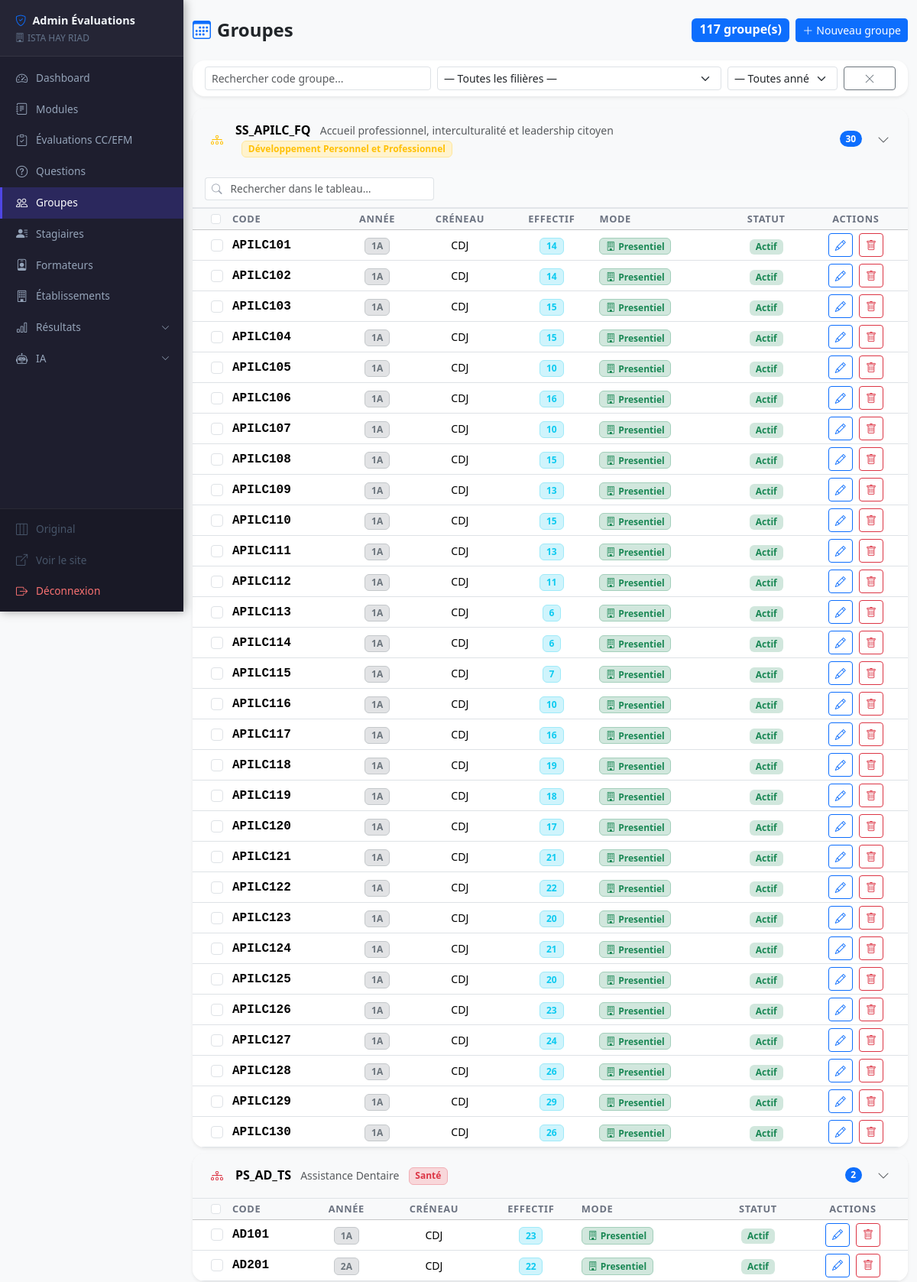
/admin/groupes_emploi.php (signed in, upper part), run on the app's committed database.
### tables this page shows
CREATE TABLE `groupes_emploi` (
  `id` int NOT NULL AUTO_INCREMENT,
  `filiere_id` int NOT NULL,
  `code` varchar(50) NOT NULL,
  `annee` varchar(30) NOT NULL,
  `creneau` varchar(10) DEFAULT NULL,
  `annee_formation` tinyint(1) DEFAULT NULL,
  `fusion_groupes` varchar(200) DEFAULT NULL,
  `code_fusion` varchar(50) DEFAULT NULL,
  `effectif` int NOT NULL DEFAULT '0',
  `mode_formation` enum('presentiel','distanciel','hybride') NOT NULL DEFAULT 'presentiel',
  `actif` tinyint(1) NOT NULL DEFAULT '1',
  `created_at` timestamp NULL DEFAULT CURRENT_TIMESTAMP,
  PRIMARY KEY (`id`),
  UNIQUE KEY `code` (`code`),
  KEY `fk_ge_filiere` (`filiere_id`),
  CONSTRAINT `fk_ge_filiere` FOREIGN KEY (`filiere_id`) REFERENCES `ref_filieres` (`id`)
);

### includes/functions.php (called while the page is built, shortened)
<?php
function sanitize(string $str): string {
    return htmlspecialchars(trim($str), ENT_QUOTES, 'UTF-8');
}

### admin/groupes_emploi.php (the view, shortened to what this page needs)
<?php
require_once __DIR__ . '/../includes/functions.php';
$pdo     = getDB();
$groupesRaw = $pdo->query("
    SELECT ge.*, rf.code AS filiere_code, rf.nom AS filiere_nom, rf.secteur AS filiere_secteur
    FROM groupes_emploi ge
    LEFT JOIN ref_filieres rf ON rf.id = ge.filiere_id
    ORDER BY rf.nom, ge.annee_formation, ge.code
")->fetchAll();
$grouped = [];
foreach ($groupesRaw as $g) {
    $key = $g['filiere_id'] ?? 0;
    if (!isset($grouped[$key])) {
        $grouped[$key] = [
            'filiere_id'      => $g['filiere_id'],
            'filiere_code'    => $g['filiere_code'] ?? '—',
            'filiere_nom'     => $g['filiere_nom']  ?? 'Sans filière',
            'filiere_secteur' => $g['filiere_secteur'] ?? '',
            'groupes'         => [],
        ];
    }
    $grouped[$key]['groupes'][] = $g;
}
$totalGroupes = count($groupesRaw);
?>
<!DOCTYPE html>
<html lang="fr">
<head>
    <link href="https://cdn.jsdelivr.net/npm/bootstrap@5.3.2/dist/css/bootstrap.min.css" rel="stylesheet">
    <link href="https://cdn.jsdelivr.net/npm/bootstrap-icons@1.11.3/font/bootstrap-icons.min.css" rel="stylesheet">
    <link href="../assets/css/style.css" rel="stylesheet">
</head>
<body class="bg-light">
<?php include __DIR__ . '/partials/navbar.php'; ?>
<div class="container-fluid py-4" style="max-width:1400px">
    <div class="d-flex align-items-center justify-content-between mb-4">
        <h2 class="h4 fw-bold mb-0">
            <i class="bi bi-calendar3 me-2 text-primary"></i>Groupes
        </h2>
        <div class="d-flex gap-2">
            <span class="badge bg-primary fs-6" id="grpCounter"><?= $totalGroupes ?> groupe(s)</span>
            <button class="btn btn-primary btn-sm" data-bs-toggle="modal" data-bs-target="#modalAjouter">
                <i class="bi bi-plus-lg me-1"></i>Nouveau groupe
            </button>
        </div>
    </div>
    <div class="card border-0 shadow-sm rounded-4 mb-3">
        <div class="card-body py-2 px-3">
            <div class="row g-2 align-items-center">
                <div class="col-md-4">
                    <input type="text" id="searchCode" class="form-control form-control-sm" placeholder="Rechercher code groupe...">
                </div>
                <div class="col-md-5">
                    <select id="filterFiliere" class="form-select form-select-sm">
                        <option value="">— Toutes les filières —</option>
                    </select>
                </div>
                <div class="col-md-2">
                    <select id="filterAnnee" class="form-select form-select-sm">
                        <option value="">— Toutes années —</option>
                    </select>
                </div>
                <div class="col-md-1 d-flex align-items-end">
                    <button type="button" class="btn btn-outline-secondary btn-sm w-100" onclick="resetFilters()" title="Réinitialiser les filtres">
                        <i class="bi bi-x-lg"></i>
                    </button>
                </div>
            </div>
        </div>
    </div>
    <?php
    $modeIcons  = ['presentiel' => 'bi-building', 'distanciel' => 'bi-wifi', 'hybride' => 'bi-shuffle'];
    $modeColors = ['presentiel' => 'success', 'distanciel' => 'warning', 'hybride' => 'info'];
    $sectorColors = [
        'Digital et Intelligence Artificielle' => 'primary',
        'Gestion et Commerce'                  => 'success',
        'Santé'                                => 'danger',
        'Développement Personnel et Professionnel' => 'warning',
    ];
    $idx = 0;
    foreach ($grouped as $filId => $section):
        $idx++;
        $acId = 'acc_fil_' . $idx;
        $nbGrp = count($section['groupes']);
        $secColor = $sectorColors[$section['filiere_secteur']] ?? 'secondary';
    ?>
    <div class="accordion-filiere mb-2"
         data-filiere-code="<?= htmlspecialchars($section['filiere_code'], ENT_QUOTES) ?>">
        <div class="card border-0 shadow-sm rounded-4 overflow-hidden">
            <button class="btn btn-light w-100 text-start px-4 py-3 d-flex align-items-center gap-3 border-0 rounded-0"
                    type="button" data-bs-toggle="collapse" data-bs-target="#<?= $acId ?>" aria-expanded="true">
                <i class="bi bi-diagram-3 text-<?= $secColor ?>"></i>
                <div class="flex-grow-1">
                    <span class="fw-bold"><?= htmlspecialchars($section['filiere_code']) ?></span>
                    <span class="text-muted ms-2 small"><?= htmlspecialchars($section['filiere_nom']) ?></span>
                    <?php if ($section['filiere_secteur']): ?>
                        <span class="badge bg-<?= $secColor ?>-subtle text-<?= $secColor ?> border border-<?= $secColor ?>-subtle ms-2 small">
                            <?= htmlspecialchars($section['filiere_secteur']) ?>
                        </span>
                    <?php endif; ?>
                </div>
                <span class="badge bg-primary rounded-pill grp-section-count" data-section="<?= $acId ?>"><?= $nbGrp ?></span>
                <i class="bi bi-chevron-down text-muted ms-1" style="transition:.2s"></i>
            </button>
            <div class="collapse show" id="<?= $acId ?>">
                <div class="table-responsive">
                    <table class="table table-hover align-middle mb-0 table-sm">
                        <thead class="table-light border-top">
                            <tr>
                                <th class="ps-4" style="width:40px">
                                    <input type="checkbox" class="form-check-input sec-selectall" data-section="<?= $acId ?>" onchange="toggleSectionAll(this)">
                                </th>
                                <th class="ps-2">Code</th>
                                <th class="text-center">Année</th>
                                <th class="text-center">Créneau</th>
                                <th class="text-center">Effectif</th>
                                <th>Mode</th>
                                <th class="text-center">Statut</th>
                                <th class="text-center">Actions</th>
                            </tr>
                        </thead>
                        <tbody>
                        <?php foreach ($section['groupes'] as $g): ?>
                            <tr class="grp-row <?= $g['actif'] ? '' : 'table-secondary text-muted' ?>"
                                data-code="<?= strtolower(htmlspecialchars($g['code'], ENT_QUOTES)) ?>"
                                data-filiere="<?= htmlspecialchars($section['filiere_code'], ENT_QUOTES) ?>"
                                data-annee="<?= htmlspecialchars($g['annee'], ENT_QUOTES) ?>"
                                data-section="<?= $acId ?>">
                                <td class="ps-4">
                                    <input type="checkbox" class="form-check-input g-checkbox" value="<?= $g['id'] ?>" onchange="updateBulkBar()">
                                </td>
                                <td class="ps-2 fw-semibold font-monospace"><?= sanitize($g['code']) ?></td>
                                <td class="text-center">
                                    <span class="badge bg-secondary-subtle text-secondary border border-secondary-subtle"><?= sanitize($g['annee']) ?></span>
                                </td>
                                <td class="text-center small"><?= $g['creneau'] ? sanitize($g['creneau']) : '<span class="text-muted">—</span>' ?></td>
                                <td class="text-center">
                                    <span class="badge bg-info-subtle text-info border border-info-subtle"><?= (int)$g['effectif'] ?></span>
                                </td>
                                <td>
                                    <?php $mode = $g['mode_formation']; ?>
                                    <span class="badge bg-<?= $modeColors[$mode] ?? 'secondary' ?>-subtle text-<?= $modeColors[$mode] ?? 'secondary' ?> border border-<?= $modeColors[$mode] ?? 'secondary' ?>-subtle">
                                        <i class="bi <?= $modeIcons[$mode] ?? 'bi-question' ?> me-1"></i><?= ucfirst($mode) ?>
                                    </span>
                                </td>
                                <td class="text-center">
                                    <form method="POST" class="d-inline">
                                        <button type="submit" class="badge border-0 <?= $g['actif'] ? 'bg-success-subtle text-success' : 'bg-secondary-subtle text-secondary' ?>" style="cursor:pointer">
                                            <?= $g['actif'] ? 'Actif' : 'Inactif' ?>
                                        </button>
                                    </form>
                                </td>
                                <td class="text-center">
                                    <button class="btn btn-sm btn-outline-primary me-1 btn-modifier"
                                            data-id="<?= $g['id'] ?>"
                                            data-code="<?= sanitize($g['code']) ?>"
                                            data-annee="<?= sanitize($g['annee']) ?>"
                                            data-filiere="<?= (int)$g['filiere_id'] ?>"
                                            data-effectif="<?= (int)$g['effectif'] ?>"
                                            data-mode="<?= $g['mode_formation'] ?>"
                                            data-creneau="<?= sanitize($g['creneau'] ?? '') ?>"
                                            title="Modifier">
                                        <i class="bi bi-pencil"></i>
                                    </button>
                                    <button class="btn btn-sm btn-outline-danger btn-supprimer"
                                            data-id="<?= $g['id'] ?>"
                                            data-code="<?= sanitize($g['code']) ?>"
                                            title="Supprimer">
                                        <i class="bi bi-trash"></i>
                                    </button>
                                </td>
                            </tr>
                        <?php endforeach; ?>
                        </tbody>
                    </table>
                </div>
            </div>
        </div>
    </div>
    <?php endforeach; ?>
</div>
</body>
</html>

### data on the page
groupes_emploi: code "APILC101", annee "1A", creneau "CDJ", effectif "14", mode_formation "Presentiel", actif "Actif"
groupes_emploi: code "APILC102", annee "1A", creneau "CDJ", effectif "14", mode_formation "Presentiel", actif "Actif"
groupes_emploi: code "APILC103", annee "1A", creneau "CDJ", effectif "15", mode_formation "Presentiel", actif "Actif"
groupes_emploi: code "APILC104", annee "1A", creneau "CDJ", effectif "15", mode_formation "Presentiel", actif "Actif"
groupes_emploi: code "APILC105", annee "1A", creneau "CDJ", effectif "10", mode_formation "Presentiel", actif "Actif"
groupes_emploi: code "APILC106", annee "1A", creneau "CDJ", effectif "16", mode_formation "Presentiel", actif "Actif"
groupes_emploi: code "APILC107", annee "1A", creneau "CDJ", effectif "10", mode_formation "Presentiel", actif "Actif"
groupes_emploi: code "APILC108", annee "1A", creneau "CDJ", effectif "15", mode_formation "Presentiel", actif "Actif"
groupes_emploi: code "APILC109", annee "1A", creneau "CDJ", effectif "13", mode_formation "Presentiel", actif "Actif"
groupes_emploi: code "APILC110", annee "1A", creneau "CDJ", effectif "15", mode_formation "Presentiel", actif "Actif"
groupes_emploi: code "APILC111", annee "1A", creneau "CDJ", effectif "13", mode_formation "Presentiel", actif "Actif"
groupes_emploi: code "APILC112", annee "1A", creneau "CDJ", effectif "11", mode_formation "Presentiel", actif "Actif"
groupes_emploi: code "APILC113", annee "1A", creneau "CDJ", effectif "6", mode_formation "Presentiel", actif "Actif"
groupes_emploi: code "APILC114", annee "1A", creneau "CDJ", effectif "6", mode_formation "Presentiel", actif "Actif"
groupes_emploi: code "APILC115", annee "1A", creneau "CDJ", effectif "7", mode_formation "Presentiel", actif "Actif"
groupes_emploi: code "APILC116", annee "1A", creneau "CDJ", effectif "10", mode_formation "Presentiel", actif "Actif"
groupes_emploi: code "APILC117", annee "1A", creneau "CDJ", effectif "16", mode_formation "Presentiel", actif "Actif"
groupes_emploi: code "APILC118", annee "1A", creneau "CDJ", effectif "19", mode_formation "Presentiel", actif "Actif"
groupes_emploi: code "APILC119", annee "1A", creneau "CDJ", effectif "18", mode_formation "Presentiel", actif "Actif"
groupes_emploi: code "APILC120", annee "1A", creneau "CDJ", effectif "17", mode_formation "Presentiel", actif "Actif"
groupes_emploi: code "APILC121", annee "1A", creneau "CDJ", effectif "21", mode_formation "Presentiel", actif "Actif"
groupes_emploi: code "APILC122", annee "1A", creneau "CDJ", effectif "22", mode_formation "Presentiel", actif "Actif"
groupes_emploi: code "APILC123", annee "1A", creneau "CDJ", effectif "20", mode_formation "Presentiel", actif "Actif"
groupes_emploi: code "APILC124", annee "1A", creneau "CDJ", effectif "21", mode_formation "Presentiel", actif "Actif"
groupes_emploi: code "APILC125", annee "1A", creneau "CDJ", effectif "20", mode_formation "Presentiel", actif "Actif"
groupes_emploi: code "APILC126", annee "1A", creneau "CDJ", effectif "23", mode_formation "Presentiel", actif "Actif"
groupes_emploi: code "APILC127", annee "1A", creneau "CDJ", effectif "24", mode_formation "Presentiel", actif "Actif"
groupes_emploi: code "APILC128", annee "1A", creneau "CDJ", effectif "26", mode_formation "Presentiel", actif "Actif"
groupes_emploi: code "APILC129", annee "1A", creneau "CDJ", effectif "29", mode_formation "Presentiel", actif "Actif"
groupes_emploi: code "APILC130", annee "1A", creneau "CDJ", effectif "26", mode_formation "Presentiel", actif "Actif"
groupes_emploi: code "AD101", annee "1A", creneau "CDJ", effectif "23", mode_formation "Presentiel", actif "Actif"
groupes_emploi: code "AD201", annee "2A", creneau "CDJ", effectif "22", mode_formation "Presentiel", actif "Actif"

### other printed values
$etab "ISTA HAY RIAD"
$item['label'] "Dashboard"
$item['label'] "Modules"
$item['label'] "Évaluations CC/EFM"
$item['label'] "Questions"
$item['label'] "Groupes"
$item['label'] "Stagiaires"
$item['label'] "Formateurs"
$item['label'] "Établissements"
$dd['label'] "Résultats"
$dd['label'] "IA"
$totalGroupes "117"
$section['filiere_code'] "SS_APILC_FQ"
$section['filiere_nom'] "Accueil professionnel, interculturalité et leadership citoyen"
$section['filiere_secteur'] "Développement Personnel et Professionnel"
